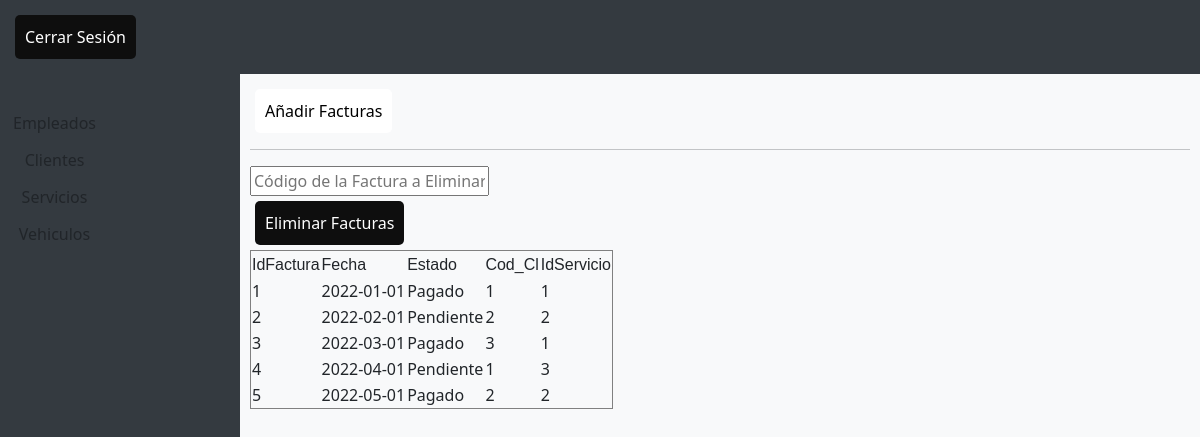
Page /paginasweb/facturas.php on the committed database.
### tables this page shows
CREATE TABLE `facturas` (
  `IdFactura` int NOT NULL,
  `Fecha` date DEFAULT NULL,
  `Estado` varchar(255) DEFAULT NULL,
  `Cod_Cl` int DEFAULT NULL,
  `IdServicio` int DEFAULT NULL
);

### paginasweb/facturas.php (the view, shortened to what this page needs)
<!DOCTYPE html>
<html lang="es">
<head>
  <link href="../framework/bootstrap.min.css" rel="stylesheet">
  <link rel="stylesheet" href="../framework/all.min.css">
  <link rel="stylesheet" href="../css/cliente.css">
</head>
<body>
  <header class="menuheader">
    <form method="post" action="<?php echo $_SERVER['PHP_SELF']; ?>" style="display: inline;">
      <button type="submit" class="button-primary">Cerrar Sesión</button>
    </form>
  </header>
  <div class="lateral">
    <div class="btn-group-vertical">
      <a href="empleados.php" class="btn btn-drak btn-block" role="button">Empleados</a>
      <a href="clientes.php" class="btn btn-drak btn-block" role="button">Clientes</a>
      <a href="servicios.php" class="btn btn-drak btn-block" role="button">Servicios</a>
      <a href="vehiculos.php" class="btn btn-drak btn-block" role="button">Vehiculos</a>
    </div>
  </div>
  <section class="content">
    <div class="rectangulo">
      <a href="#" class="button-secondary" id="btnAddFacturas">Añadir Facturas</a>
    </div>
    <div class="destaque-prod">
      <?php
      $username = "root";
      $password = "ASf1*7JOSEM";
      $database = "taller_augusta";
      $mysqli = new mysqli("localhost", $username, $password, $database);
      $query = "SELECT * FROM facturas";
      echo '<table border="1" cellspacing="1" cellpadding="1" style="max-width: 500px;">
            <tr>
                <td> <font face="Arial">IdFactura</font> </td>
                <td> <font face="Arial">Fecha</font> </td>
                <td> <font face="Arial">Estado</font> </td>
                <td> <font face="Arial">Cod_Cl</font> </td>
                <td> <font face="Arial">IdServicio</font> </td>
            </tr>';
      if ($result = $mysqli->query($query)) {
          while ($row = $result->fetch_assoc()) {
              $field1name = $row["IdFactura"];
              $field2name = $row["Fecha"];
              $field3name = $row["Estado"];
              $field4name = $row["Cod_Cl"];
              $field5name = $row["IdServicio"];
              echo '<tr>
                        <td>'.$field1name.'</td>
                        <td>'.$field2name.'</td>
                        <td>'.$field3name.'</td>
                        <td>'.$field4name.'</td>
                        <td>'.$field5name.'</td>
                    </tr>';
          }
      }
      ?>
      <hr>
      <form method="post" action="<?php echo $_SERVER['PHP_SELF']; ?>">
        <input type="text" name="codFa_eliminar" placeholder="Código de la Factura a Eliminar" required>
        <button type="submit" class="button-primary">Eliminar Facturas</button>
      </form>
    </div>
  </section>
</body>
</html>

### css/cliente.css (style rules this page uses)
body { display: grid; grid-template-areas: "header header header" "sidebar content content" "footer footer footer"; grid-template-rows: auto 1fr auto; grid-template-columns: 1fr 3fr 1fr; min-height: 100vh; }
.menuheader { grid-area: header; background: #343a40; padding: 10px; }
.lateral { grid-area: sidebar; background: #343a40; padding-top: 30px; }
.content { grid-area: content; background: #f8f9fa; padding: 10px; overflow: auto; }
.button-primary { display: grid; place-items: center; padding: 10px; background: #0e0e0e; color: #fff; text-decoration: none; border: none; border-radius: 5px; cursor: pointer; width: fit-content; margin: 5px; }
.button-secondary { display: grid; place-items: center; padding: 10px; background: #ffffff; color: #000000; text-decoration: none; border: none; border-radius: 5px; cursor: pointer; width: fit-content; margin: 5px; }

### paginasweb/facturas.php (style rules this page uses)
body, html { height: 100%; }

### rows in the picture
facturas: IdFactura "1", Fecha "2022-01-01", Estado "Pagado", Cod_Cl "1", IdServicio "1"
facturas: IdFactura "2", Fecha "2022-02-01", Estado "Pendiente", Cod_Cl "2", IdServicio "2"
facturas: IdFactura "3", Fecha "2022-03-01", Estado "Pagado", Cod_Cl "3", IdServicio "1"
facturas: IdFactura "4", Fecha "2022-04-01", Estado "Pendiente", Cod_Cl "1", IdServicio "3"
facturas: IdFactura "5", Fecha "2022-05-01", Estado "Pagado", Cod_Cl "2", IdServicio "2"
